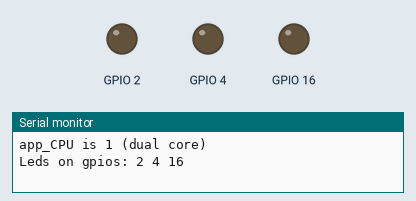
Recording of a sketch running on a simulated ESP32. Shown: output pins drawn as LEDs (lit = HIGH), the last lines printed to the serial monitor. Not simulated (calls return 0 or success): secret.h.

Above: at 0.6 s.
At 5.6 s:
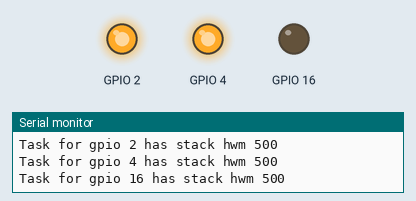
At 10.4 s:
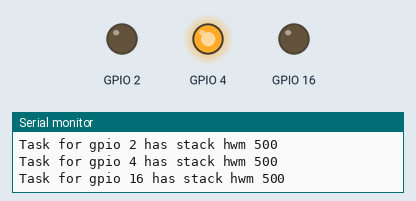
At 16.4 s:
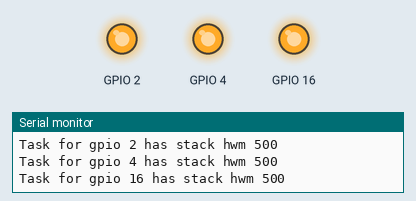
At 23.6 s:
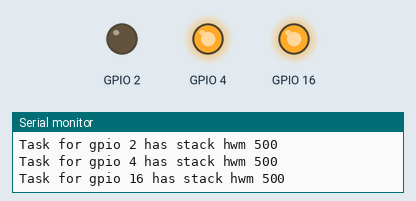
At 36.6 s:
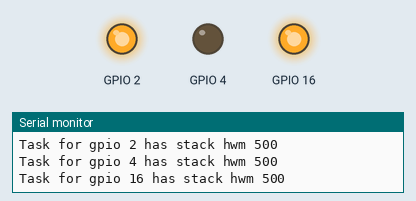
Timing chart, 0 to 40.0 s (numbered marks = the images above):
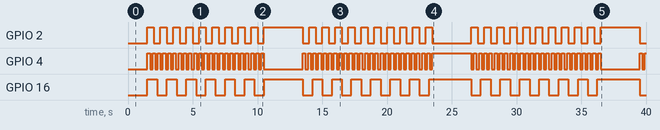

Measured:
- by itself, GPIO 4: LOW → HIGH at 1.5 s, → LOW 0.20 s later, → HIGH 0.20 s later, → LOW 0.20 s later, … (151 changes in this stretch)
- by itself, GPIO 16: repeats every 12.8 s: 5 × (LOW 0.75 s, HIGH 0.75 s), LOW 0.75 s, HIGH 3.0 s, LOW 0.75 s, HIGH 0.75 s
- by itself, GPIO 2: goes 9 × (HIGH 0.50 s, LOW 0.50 s), HIGH 3.0 s, 10 × (LOW 0.50 s, HIGH 0.50 s), LOW 3.0 s, 10 × (HIGH 0.50 s, LOW 0.50 s), HIGH 3.0 s, then LOW

The sketch:

ESP5.ino
```cpp
//Rutger Harmers
//Opdracht 5
//Bron: FreeRTOS for ESP32-Arduino, pagina 33 & 43

#define LED1 2 // GPIO 2
#define LED2 4 // GPIO 4
#define LED3 16 // GPIO 16

struct s_led {
  byte          gpio;         //LED GPIO NUMMER
  byte          state;        // LED STATE
  unsigned      napms;        // Delay to use(ms)
  TaskHandle_t  taskh;         //task handle
};

static s_led leds[3] = {
  { LED1, 0, 500, 0 },
  { LED2, 0, 200, 0 },
  { LED3, 0, 750, 0 }
};

static void led_task_func(void *argp) {
  s_led *ledp = (s_led*)argp;
  unsigned stack_hwm = 0, temp;

  delay(1000);

  for (;;) {
    digitalWrite(ledp->gpio,ledp->state ^= 1);
    temp = uxTaskGetStackHighWaterMark(nullptr);
    if ( !stack_hwm || temp < stack_hwm ) {
      stack_hwm = temp;
      printf("Task for gpio %d has stack hwm %u\n",
        ledp->gpio,stack_hwm);
    }
    delay(ledp->napms);
  }
}

void setup() {
  int app_cpu = 0;  //cpu counter

  delay(500);  //pause for serial setup

  app_cpu = xPortGetCoreID();
  printf("app_CPU is %d (%s core)\n",
  app_cpu,
  app_cpu > 0 ? "dual" : "Single");

  printf("Leds on gpios: ");
  for ( auto& led : leds ) {
    pinMode(led.gpio,OUTPUT);
    digitalWrite(led.gpio,LOW);
    xTaskCreatePinnedToCore(
      led_task_func,
      "led_task",
      2048,
      &led,
      1,
      &led.taskh,
      app_cpu
     );

  printf("%d ",led.gpio);
  }
  putchar('\n');
}

int counter = 0;

void loop()
{
  delay(1000); //1 seconde
  counter++;
  if (counter == 10){ //als teller op 10sec staat, voer onderstaande code uit
    vTaskSuspend(leds[0].taskh);
    vTaskSuspend(leds[1].taskh);
    vTaskSuspend(leds[2].taskh);

    delay(3000); //3 seconden interval

    vTaskResume(leds[0].taskh);
    vTaskResume(leds[1].taskh);
    vTaskResume(leds[2].taskh);
    counter = 0; //zet teller weer op 0, begin opnieuw!
  }
}
```

ESP2.c
```cpp
void setup() {
  // put your setup code here, to run once:

}

void loop() {
  // put your main code here, to run repeatedly:
  delay(1000);
  printf("Hello World!\r\n");
}
```

ESP3.c
```cpp
#include <WiFi.h>
#include "secret.h"
#include "time.h"

//SSID en wachtwoord definiëren in secret.h met:
//#define const char* ssid = "...";
//#define const char* password = "...";

void WiFi_connect(){
  WiFi.begin(ssid, password);
  while (WiFi.status() != WL_CONNECTED) {
      delay(500);
      printf(".");
  }
  printf(" CONNECTED\r\n");
}

void setup(){
  WiFi_connect();
}

void loop(){
}
```
